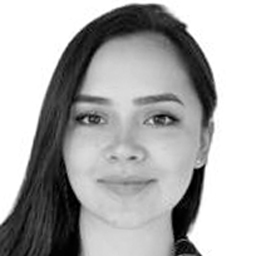
#> input picture Lab1- DimensionalityReduction/pictures/Natalia_Lopez.jpg, 256 x 256 px, found by its file name
$ python Workshop_point4.py
#> lines starting #> are read from the running program, lines starting #| are printed output that depends on the picture; long printed decimals are rounded
### Unsupervised/dimensional_reduction/svd.py
# ==============================================================================
#                               LIBRARY IMPORT
# ==============================================================================

# Multidimensional array object
import numpy as np

# ==============================================================================
#                           SVD FROM SCRATCH
# ==============================================================================
# Create class
class SVD:

    def __init__(self, n_components):
        self.n_components = n_components

    def fit(self, X):
        # Calculate Singular-Value Decomposition
        self.U, self.S, self.Vt = np.linalg.svd(X)

        # Number of components to retain in decomposed matrix
        self.S = self.S[:self.n_components]
        self.Vt = self.Vt[:self.n_components, :]
        self.U = self.U[:, :self.n_components]


    def transform(self, X):
        self.X_transformed = np.dot(self.U,np.dot(np.diag(self.S),self.Vt))

        return self.X_transformed

### Lab1- DimensionalityReduction/Workshop_point4.py
# ==============================================================================
#                               LIBRARY IMPORT
# ==============================================================================
# Multidimensional array object
import numpy as np

# Graphics
import matplotlib.pyplot as plt
from PIL import Image

# System-specific parameters and functions
import sys

# ==============================================================================
#                          WORKSHOP SOLUTION - POINT 4
# ==============================================================================

# 4) Apply SVD over the picture of your face, progressively increasing the
# number of singular values used. Is there any point where you can say the
# image is appropriately reproduced? How would you quantify how different
# your photo and the approximation are?
# ==============================================================================
# Path of unsupervised algorithms from scratch
package_path = r'src'
sys.path.append(package_path) #Add custom classes path to script

# Read picture
my_face = Image.open(r"Lab1- DimensionalityReduction\pictures\Natalia_Lopez.jpg").convert('L')
my_face_array = np.array(my_face,dtype= float)

# Applying SVD on picture of my face
# ==============================================================================
# Import implemented packages
from Unsupervised.dimensional_reduction.svd import SVD

print("\nDimensionality Reduction with SVD\n")

# Initializing values
distance = 50000 # 16.476 using n = 1
n = 0
stop_distance = 100

while distance > stop_distance:
    # create a SVD object with n components
    svd = SVD(n_components=n)

    # fit the data
    svd.fit(my_face_array)

    # transform the data using the SVD object
    X_transformed_svd = svd.transform(my_face_array)

    # Create image from array
    approximation = Image.fromarray(X_transformed_svd.astype('uint8'),mode="L")

    # Distance from average
    appr_array = np.array(X_transformed_svd,dtype= float)

    diff =  appr_array - my_face_array

    distance = np.sqrt(np.sum(np.square(diff)))

    print(f"n_components: {n} | distance: {distance}")

    n= n + 1
#> this loop made 100 passes
#> distance on passes 1, 9, 10, 11, 12, 13, 14, 15, 16, 17, 18, 19: 49449.9, 4954, 4604.9, 4265.8, 3998.7, 3724.5, 3502.4, 3283.5, 3107.3, 2922.4, 2756.8, 2605.7
#> distance on passes 2 to 7: 17662.8, 13580.8, 11186.8, 8530.7, 7173.1, 6011.6
#| n_components: 0 | distance: 49449.873
#| n_components: 1 | distance: 17662.751
#| n_components: 2 | distance: 13580.815
#| n_components: 3 | distance: 11186.807
#| n_components: 4 | distance: 8530.658
#| n_components: 5 | distance: 7173.114
#| n_components: 6 | distance: 6011.561
#| n_components: 7 | distance: 5359.232
#> (further printed lines are left out)
#> pass 1, in fit, `self.U, self.S, self.Vt = np.linalg.svd(X)`:
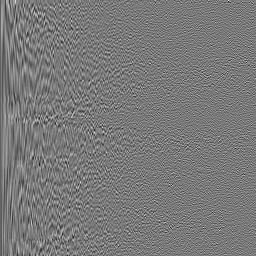
#> self.U: shape (256, 256) float64; min -0.334, max 0.366, mean -0.000267; drawn with min black and max white
#> pass 1, in fit, `self.U, self.S, self.Vt = np.linalg.svd(X)`:
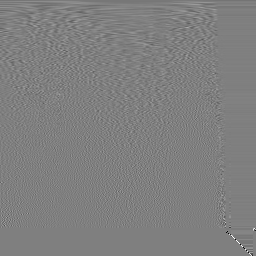
#> self.Vt: shape (256, 256) float64; min -0.978, max 0.974, mean -0.000137; drawn with min black and max white
#> after the loop:
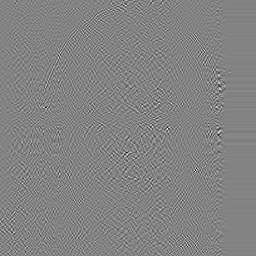
#> diff: shape (256, 256) float64; min -3.23, max 3.06, mean 2.42e-09; drawn with min black and max white
#> after the loop, n = 100

print(f"\nThe picture of my face is {distance:,.0f} pixels distant from picture \
approximation using n_components = {n-1} and it is appropriately reproduced.\n")
#| The picture of my face is 99 pixels distant from picture approximation using n_components = 99 and it is appropriately reproduced.
print(f"Quantifying the difference between my photo and the approximation\
 is possible using Euclidean Distance mentioned in Point 2. ")

# Plot approximation face
fig = plt.figure(1,figsize=(10, 5))
fig.add_subplot(1, 2, 1)
plt.imshow(my_face, cmap='gray')
plt.title("Original picture")
fig.add_subplot(1, 2, 2)
plt.imshow(approximation, cmap='gray')
plt.title(f"Approximation picture n = {n-1}")
plt.show()
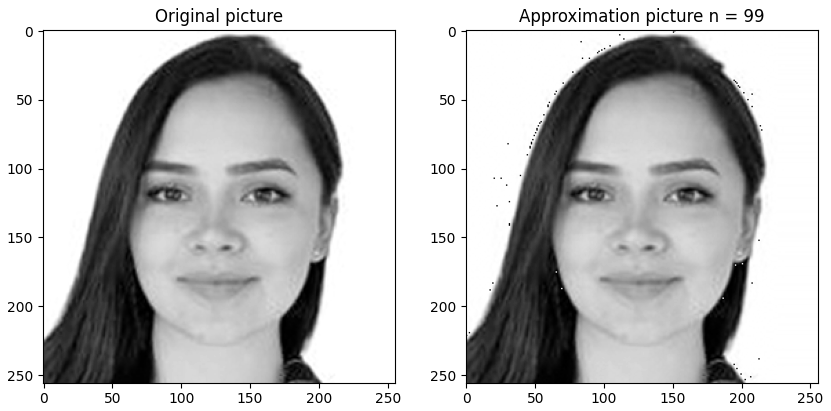
#> figure drawn by matplotlib, 2 panels

$ run again, with Lab1- DimensionalityReduction/pictures/1.jpg copied over Lab1- DimensionalityReduction/pictures/Natalia_Lopez.jpg
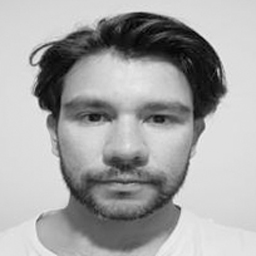
#> input picture Lab1- DimensionalityReduction/pictures/1.jpg, 256 x 256 px, found by its file name
#> the loop `while distance > stop_distance:` made 110 passes
#> distance on passes 1, 9, 10, 11, 12, 13, 14, 15: 45818.6, 3908, 3554.8, 3290.7, 3089.5, 2878.4, 2683.6, 2520.6
#> (printed output is left out)
#> after the loop `while distance > stop_distance:`:
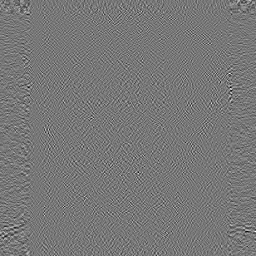
#> diff: shape (256, 256) float64; min -2.65, max 2.99, mean -9.16e-09; drawn with min black and max white
#> after the loop `while distance > stop_distance:`: n = 110
#| The picture of my face is 99 pixels distant from picture approximation using n_components = 109 and it is appropriately reproduced.
#> `plt.show()`:
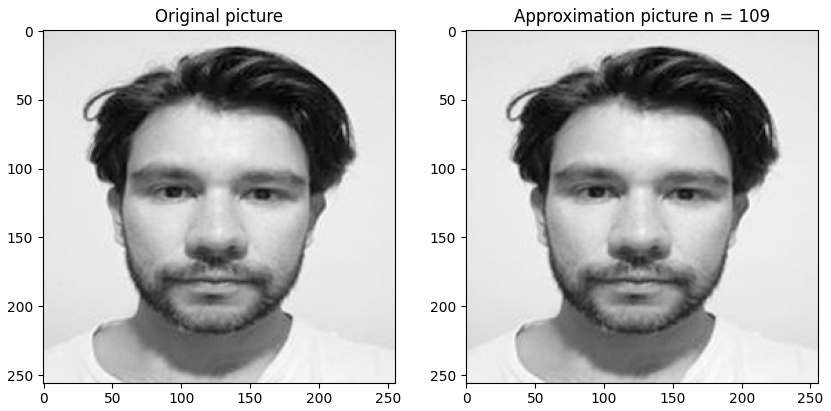
#> figure drawn by matplotlib, 2 panels

$ run again, with Lab1- DimensionalityReduction/pictures/11.jpg copied over Lab1- DimensionalityReduction/pictures/Natalia_Lopez.jpg
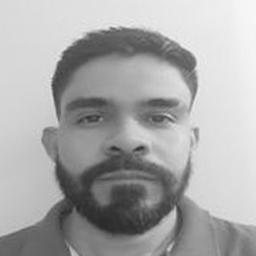
#> input picture Lab1- DimensionalityReduction/pictures/11.jpg, 256 x 256 px, found by its file name
#> the loop `while distance > stop_distance:` made 87 passes
#> distance on passes 1, 10, 11, 12, 13, 14, 15, 16: 45630.6, 2104.7, 1953.5, 1794.2, 1687, 1596.2, 1510.4, 1424.2
#> (printed output is left out)
#> after the loop `while distance > stop_distance:`:
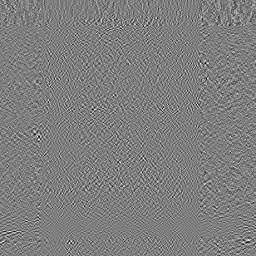
#> diff: shape (256, 256) float64; min -2.39, max 2.4, mean 7.87e-08; drawn with min black and max white
#> after the loop `while distance > stop_distance:`: n = 87
#| The picture of my face is 99 pixels distant from picture approximation using n_components = 86 and it is appropriately reproduced.
#> `plt.show()`:
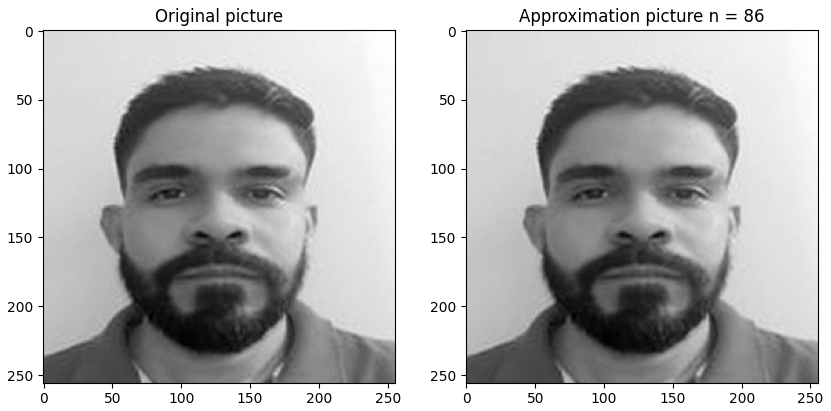
#> figure drawn by matplotlib, 2 panels
